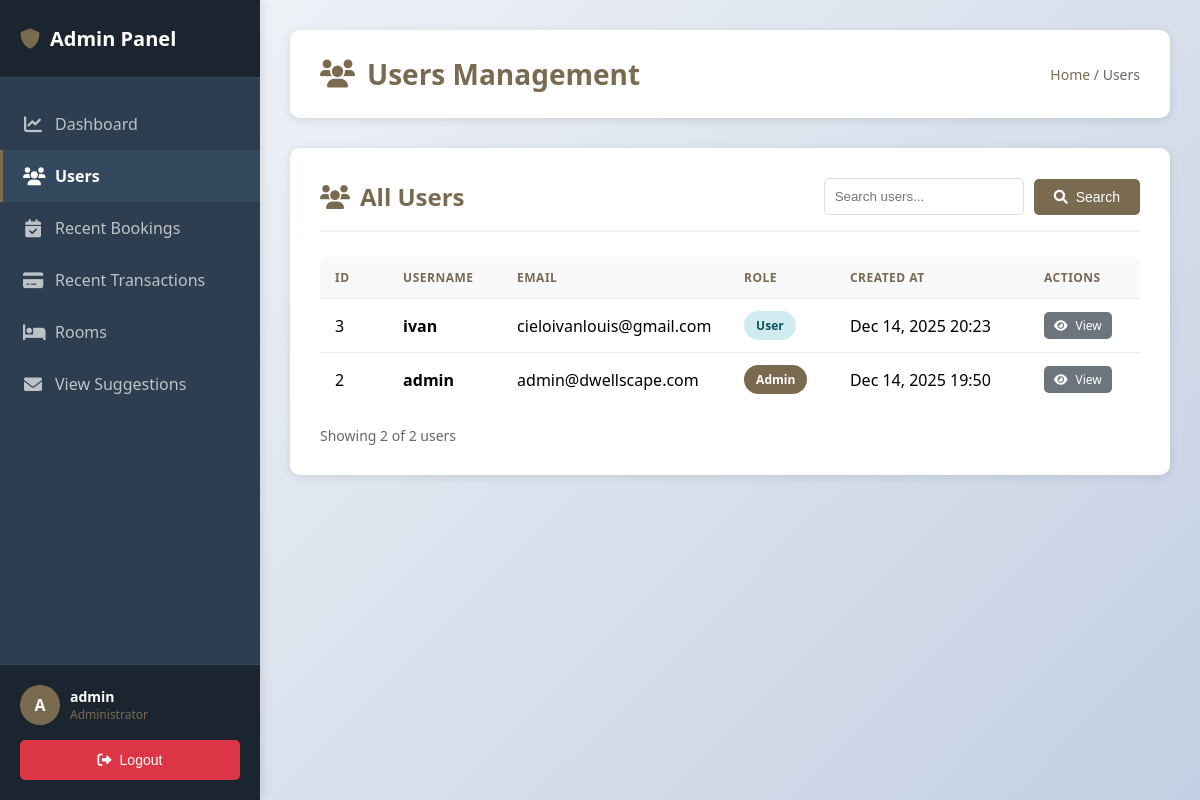
The page /admin/admin_users.php (signed in) on the database its author committed.
### tables this page shows
CREATE TABLE `users` (
  `id` int(11) NOT NULL,
  `username` varchar(50) NOT NULL,
  `email` varchar(100) NOT NULL,
  `password` varchar(255) NOT NULL,
  `birthday` date DEFAULT NULL,
  `gender` varchar(10) DEFAULT NULL,
  `reset_token` varchar(255) DEFAULT NULL,
  `reset_token_expires` datetime DEFAULT NULL,
  `created_at` timestamp NOT NULL DEFAULT current_timestamp(),
  `updated_at` timestamp NOT NULL DEFAULT current_timestamp() ON UPDATE current_timestamp(),
  `profile_picture` varchar(255) DEFAULT NULL,
  `is_admin` tinyint(1) DEFAULT 0,
  `role` varchar(20) DEFAULT 'user',
  `first_name` varchar(100) DEFAULT NULL,
  `middle_initial` varchar(5) DEFAULT NULL,
  `last_name` varchar(100) DEFAULT NULL
);

### admin/admin_users.php (the view, shortened to what this page needs)
<?php
require_once '../config/database.php';
$page = isset($_GET['page']) ? (int)$_GET['page'] : 1;
$per_page = 20;
$offset = ($page - 1) * $per_page;
$search = isset($_GET['search']) ? trim($_GET['search']) : '';
$search_condition = '';
$search_params = [];
try {
    $count_sql = "SELECT COUNT(*) as total FROM users $search_condition";
    $stmt = $pdo->prepare($count_sql);
    $stmt->execute($search_params);
    $total_users = $stmt->fetch()['total'];
    $sql = "SELECT id, username, email, created_at, is_admin, role
            FROM users
            $search_condition
            ORDER BY created_at DESC
            LIMIT $per_page OFFSET $offset";
    $stmt = $pdo->prepare($sql);
    $stmt->execute($search_params);
    $all_users = $stmt->fetchAll();
} catch(PDOException $e) {
    $error_message = "Error loading data: " . $e->getMessage();
    $all_users = [];
    $total_users = 0;
    $total_pages = 0;
}
include 'includes/header.php';
?>
<div class="page-header">
    <h1><i class="fas fa-users"></i> Users Management</h1>
    <div class="breadcrumb">
        <a href="admin.php">Home</a> / Users
    </div>
</div>
<div class="content-section">
    <div class="section-header">
        <h2><i class="fas fa-users"></i> All Users</h2>
        <div class="section-actions">
            <form method="GET" style="display: flex; gap: 10px; flex-wrap: wrap; align-items: center;">
                <input type="text" name="search" placeholder="Search users..." value="<?php echo htmlspecialchars($search); ?>" style="padding: 10px; border: 1px solid #ddd; border-radius: 5px; min-width: 200px; max-width: 300px; flex: 1;">
                <button type="submit" class="btn btn-primary">
                    <i class="fas fa-search"></i> Search
                </button>
            </form>
        </div>
    </div>
    <div class="table-container">
        <table class="table-wrapper">
            <thead>
                <tr>
                    <th>ID</th>
                    <th>Username</th>
                    <th>Email</th>
                    <th>Role</th>
                    <th>Created At</th>
                    <th>Actions</th>
                </tr>
            </thead>
            <tbody>
                <?php if (empty($all_users)): ?>
                <tr>
                    <td colspan="6" class="empty-state">
                        <i class="fas fa-inbox"></i>
                        <p>No users found</p>
                    </td>
                </tr>
                <?php else: ?>
                    <?php foreach ($all_users as $user): ?>
                    <tr>
                        <td><?php echo $user['id']; ?></td>
                        <td><strong><?php echo htmlspecialchars($user['username']); ?></strong></td>
                        <td><?php echo htmlspecialchars($user['email']); ?></td>
                        <td>
                            <?php
                            $user_role = !empty($user['role']) ? $user['role'] : (($user['is_admin'] ?? false) ? 'admin' : 'user');
                            if ($user_role === 'admin'): ?>
                                <span class="badge badge-admin">Admin</span>
                            <?php else: ?>
                                <span class="badge badge-info">User</span>
                            <?php endif; ?>
                        </td>
                        <td><?php echo date('M d, Y H:i', strtotime($user['created_at'])); ?></td>
                        <td>
                            <a href="#" class="btn btn-secondary" style="padding: 5px 10px; font-size: 12px;">
                                <i class="fas fa-eye"></i> View
                            </a>
                        </td>
                    </tr>
                    <?php endforeach; ?>
                <?php endif; ?>
            </tbody>
        </table>
    </div>
    <div style="margin-top: 20px; color: #666; font-size: 14px;">
        Showing <?php echo count($all_users); ?> of <?php echo number_format($total_users); ?> users
    </div>
</div>
<?php include 'includes/footer.php'; ?>

### assets/css/admin.css (style rules this page uses)
* { margin: 0; padding: 0; box-sizing: border-box; }
body { font-family: 'Segoe UI', Tahoma, Geneva, Verdana, sans-serif; background: linear-gradient(135deg, #f5f7fa 0%, #c3cfe2 100%); min-height: 100vh; margin: 0; padding: 0; overflow-x: hidden; }
.page-header { background: white; padding: 25px 30px; border-radius: 10px; box-shadow: 0 2px 10px rgba(0,0,0,0.1); margin-bottom: 30px; display: flex; justify-content: space-between; align-items: center; width: 100%; box-sizing: border-box; flex-wrap: wrap; gap: 15px; }
.page-header h1 { color: #7a6a4f; font-size: 28px; margin: 0; display: flex; align-items: center; gap: 12px; }
.page-header .breadcrumb { color: #666; font-size: 14px; }
.page-header .breadcrumb a { color: #7a6a4f; text-decoration: none; }
.content-section { background: white; padding: 30px; border-radius: 10px; box-shadow: 0 2px 10px rgba(0,0,0,0.1); margin-bottom: 30px; width: 100%; box-sizing: border-box; overflow: hidden; }
.section-header { display: flex; justify-content: space-between; align-items: center; margin-bottom: 25px; padding-bottom: 15px; border-bottom: 2px solid #f0f0f0; flex-wrap: wrap; gap: 15px; }
.section-header h2 { color: #7a6a4f; font-size: 24px; margin: 0; display: flex; align-items: center; gap: 10px; }
.section-actions { display: flex; gap: 10px; flex-wrap: wrap; }
.section-actions form { display: flex; gap: 10px; flex-wrap: wrap; align-items: center; }
.section-actions input, .section-actions select { max-width: 300px; box-sizing: border-box; }
.btn { padding: 10px 20px; border: none; border-radius: 5px; cursor: pointer; font-size: 14px; font-weight: 500; transition: all 0.3s; text-decoration: none; display: inline-flex; align-items: center; gap: 8px; }
.btn-primary { background: #7a6a4f; color: white; }
.btn-secondary { background: #6c757d; color: white; }
.table-container { overflow-x: auto; overflow-y: visible; border-radius: 8px; max-width: 100%; width: 100%; -webkit-overflow-scrolling: touch; box-sizing: border-box; }
.table-wrapper { width: 100%; min-width: 800px; table-layout: auto; border-collapse: collapse; }
table { width: 100%; border-collapse: collapse; background: white; }
thead { background: #f8f9fa; }
th, td { padding: 12px 15px; text-align: left; border-bottom: 1px solid #eee; word-wrap: break-word; }
td { max-width: 250px; overflow: hidden; text-overflow: ellipsis; }
th:first-child, td:first-child { max-width: 80px; min-width: 60px; }
td:nth-child(2) { max-width: 150px; }
td:nth-child(3) { max-width: 200px; }
td .badge { white-space: nowrap; display: inline-block; }
td:last-child { max-width: none; white-space: nowrap; }
th { color: #7a6a4f; font-weight: 600; text-transform: uppercase; font-size: 12px; letter-spacing: 0.5px; position: sticky; top: 0; background: #f8f9fa; z-index: 10; }
tbody tr { transition: background 0.2s; }
tbody tr:last-child td { border-bottom: none; }
.badge { padding: 6px 12px; border-radius: 20px; font-size: 12px; font-weight: 600; display: inline-block; }
.badge-info { background: #d1ecf1; color: #0c5460; }
.badge-admin { background: #7a6a4f; color: white; }

### rows shown on the page
users: id "3", username "ivan", email "cieloivanlouis@gmail.com", role "User", created_at "Dec 14, 2025 20:23"
users: id "2", username "admin", email "admin@dwellscape.com", role "Admin", created_at "Dec 14, 2025 19:50"

### other values the page prints
substr($_SESSION['username'], 0, 1) "A"
$_SESSION['username'] "admin"
count($all_users) "2"
$total_users "2"
